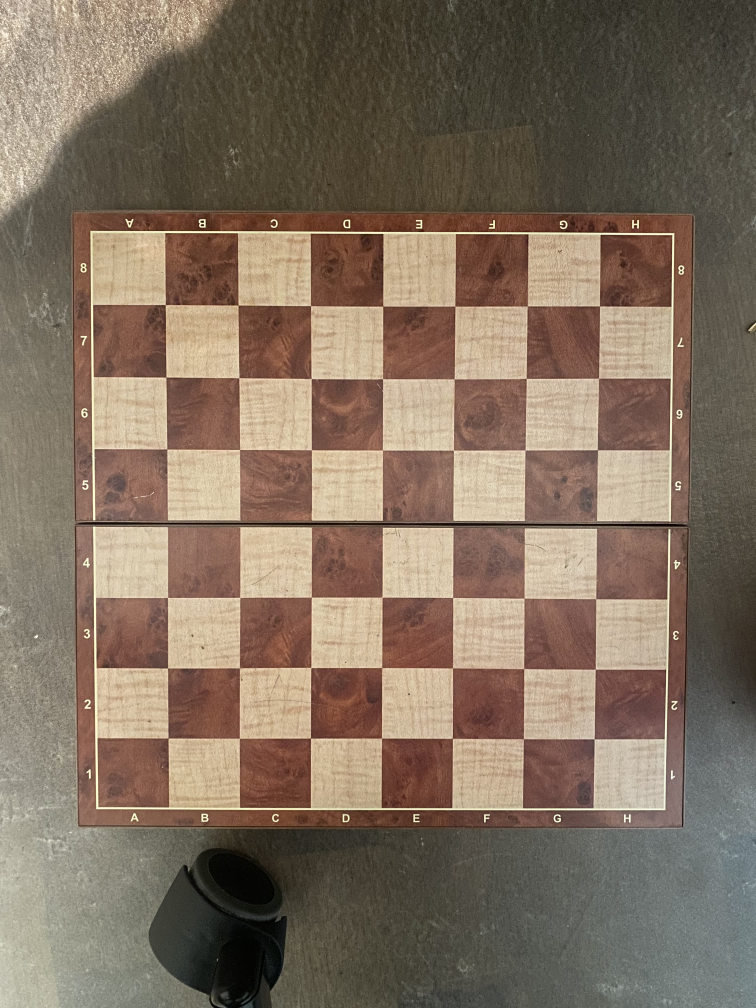
#> input picture miav.jpg, 3024 x 4032 px (shown at 1/4 size)
$ python savephoto.py
#> lines starting #> are read from the running program, lines starting #| are printed output that depends on the picture; after the words box and inside, x2 and y2 are one past the last pixel; in counts of white or black regions, pixels touching at a corner belong together
import cv2
import numpy as np
from os import mkdir

# ----------------------------------------
# Detects the chessboard and applies perspective transformation
# ----------------------------------------
def warpBoard(img_copy):
    src_points = []

    # Convert image to grayscale
    gray = cv2.cvtColor(img_copy, cv2.COLOR_BGR2GRAY)

    # Apply adaptive thresholding to emphasize contours
    binary = cv2.adaptiveThreshold(
        gray, 255, cv2.ADAPTIVE_THRESH_MEAN_C,
        cv2.THRESH_BINARY_INV, 11, 7
    )

    # Find external contours
    contours, _ = cv2.findContours(binary, cv2.RETR_EXTERNAL, cv2.CHAIN_APPROX_SIMPLE)

    # Filter contours based on area to isolate the chessboard
    filtered_contours = []
    for contour in contours:
        area = cv2.contourArea(contour)
        x, y, w, h = cv2.boundingRect(contour)
        if area > 20000:
            filtered_contours.append(contour)

    # Draw rectangles and store corners for transformation
    for contour in filtered_contours:
        x, y, w, h = cv2.boundingRect(contour)
        cv2.rectangle(img_copy, (x, y), (x + w, y + h), (0, 255, 0), 2)

        # Manually define 4 corners: TL, BL, BR, TR
        src_points.append((x, y))
        src_points.append((x, y + h))
        src_points.append((x + w, y + h))
        src_points.append((x + w, y))

    # Show preview with detected board (debugging)
    cv2.imshow("Chessboard Boxes", img_copy)
    cv2.waitKey(0)
    cv2.destroyAllWindows()

    # Define destination square (600x600)
    dst_points = np.array([(0, 0), (0, 600), (600, 600), (600, 0)], dtype=np.float32)
    perspective_matrix = cv2.getPerspectiveTransform(np.array(src_points, dtype=np.float32), dst_points)

    return perspective_matrix

# ----------------------------------------
# Detect and sort squares on the warped chessboard
# ----------------------------------------
def setSquares(img_warped):
    gray_warped = cv2.cvtColor(img_warped, cv2.COLOR_BGR2GRAY)

    # Threshold to isolate white squares
    _, binary = cv2.threshold(gray_warped, 0, 255, cv2.THRESH_BINARY_INV + cv2.THRESH_OTSU)

    # Morphological operations to reduce noise
    kernel = np.ones((3, 3), np.uint8)
    opening = cv2.morphologyEx(binary, cv2.MORPH_OPEN, kernel, iterations=2)
    closing = cv2.morphologyEx(opening, cv2.MORPH_CLOSE, kernel, iterations=2)

    # Mask the gray squares
    gray_warped = cv2.bitwise_and(img_warped, img_warped, mask=closing)

    # Detect edges
    edges = cv2.Canny(gray_warped, 120, 180)

    # Refine binary image again
    thresh = cv2.adaptiveThreshold(
        edges, 255, cv2.ADAPTIVE_THRESH_MEAN_C,
        cv2.THRESH_BINARY_INV, 9, 1
    )

    # Find contours of all potential squares
    contours, _ = cv2.findContours(thresh, cv2.RETR_TREE, cv2.CHAIN_APPROX_SIMPLE)

    squares = []
    for contour in contours:
        perimeter = cv2.arcLength(contour, True)
        approx = cv2.approxPolyDP(contour, 0.08 * perimeter, True)
        if len(approx) == 4:
            squares.append(approx.reshape(-1, 2))

    sq_coords = []

    for square in squares:
        area = cv2.contourArea(square)
        if 2500 < area < 5000:
            coords = [tuple(point) for point in square.tolist()]
            sorted_coords = sorted(coords, key=lambda p: (p[0] + p[1], p[0] - p[1]))
            sorted_coords[2], sorted_coords[3] = sorted_coords[3], sorted_coords[2]
            sq_coords.append(sorted_coords)

    # Initialize an empty board dictionary
    board = {
        f"{file}{rank}": None
        for rank in range(8, 0, -1)
        for file in "abcdefgh"
    }
    keys = list(board.keys())

    def sort_coordinates(coords):
        sorted_coords = sorted(coords, key=lambda p: (p[0] + p[1], p[0] - p[1]))
        sorted_coords[2], sorted_coords[3] = sorted_coords[3], sorted_coords[2]
        return sorted_coords

    # Sort coordinates top to bottom, left to right
    sorted_sq_coords = sorted(sq_coords, key=lambda c: (c[0][1], c[0][0]))
    rows = [sorted_sq_coords[i:i+8] for i in range(0, len(sorted_sq_coords), 8)]
    for i, row in enumerate(rows):
        rows[i] = sorted(row, key=lambda c: c[0][0])
    sorted_sq_coords = [coord for row in rows for coord in row]

    # Assign coordinates to board positions
    for i, key in enumerate(keys):
        if i < len(sorted_sq_coords):
            board[key] = sort_coordinates(sorted_sq_coords[i])

    return img_warped, board

# ----------------------------------------
# Save cropped square images to disk
# ----------------------------------------
def salvaFoto(board, img_warped):
    for square_name, coords in board.items():
        x1, y1 = coords[0]
        x2, y2 = coords[2]
        square = img_warped[y1:y2, x1:x2]
        square = cv2.resize(square, (150, 150))

        # Create directory and save original + rotated versions
        mkdir(square_name)
        cv2.imwrite(f"{square_name}/1.png", square)
        for i in range(2, 5):
            square = cv2.rotate(square, cv2.ROTATE_90_CLOCKWISE)
            cv2.imwrite(f"{square_name}/{i}.png", square)

# ----------------------------------------
# Main entry point
# ----------------------------------------
def main():
    img = cv2.imread("miav.jpg")
#> img is the input picture: shape (4032, 3024, 3); mean B, G, R 95.5, 111.9, 128.6
    img_copy = cv2.resize(img.copy(), (600, 600))

    perspective_matrix = warpBoard(img_copy)
#> in warpBoard, `gray = cv2.cvtColor(img_copy, cv2.COLOR_BGR2GRAY)`:
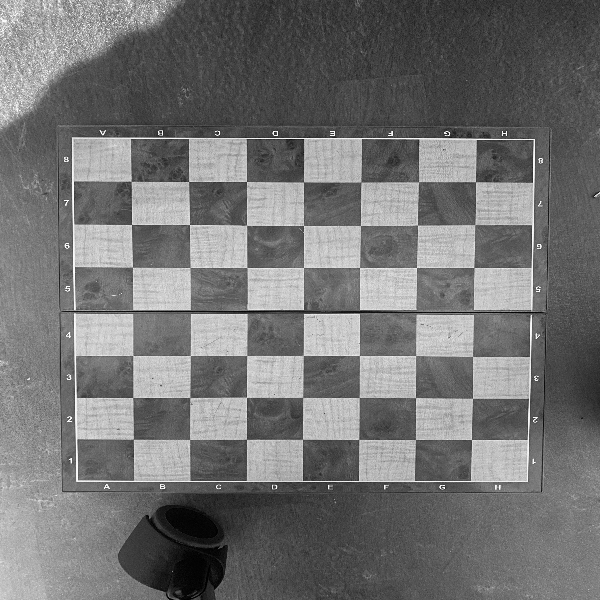
#> gray: shape (600, 600); min 0, max 253, mean 114.8
#> in warpBoard, `binary = cv2.adaptiveThreshold( gray, 255, cv2.ADAPTIVE_THRESH_MEAN_C,..`:
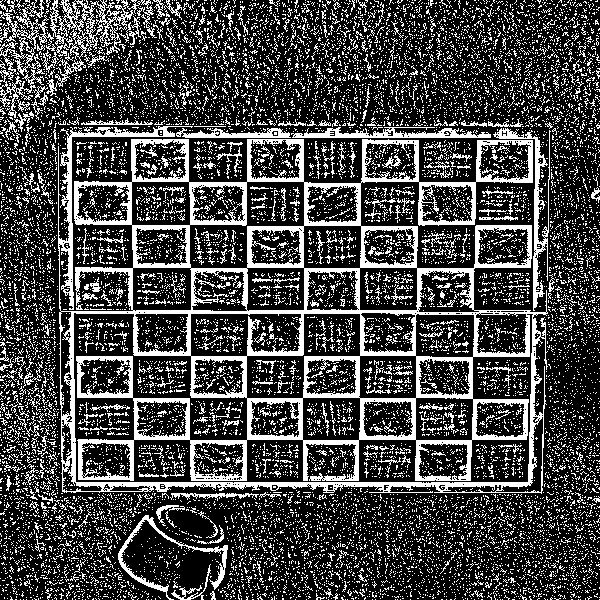
#> binary: shape (600, 600); 27% white; 13772 white regions (13366 under 20 px)
#> in warpBoard, `contours, _ = cv2.findContours(binary, cv2.RETR_EXTERNAL, cv2.CHAIN_AP..`: contours = 10198 contours, 10140 with area under 20; largest, box (x1, y1, x2, y2) and area: (58, 126, 548, 494) 140160, (0, 0, 157, 118) 4853, (493, 128, 551, 311) 1035, (291, 127, 491, 138) 940, (118, 515, 228, 600) 720
#> the loop in warpBoard, `for contour in contours:` made 10198 passes
#> (area, x, y, w, h) on passes 1 to 3: (0, 599, 599, 1, 1), (0, 580, 599, 1, 1), (0, 578, 599, 1, 1)
#> after the loop in warpBoard, `for contour in contours:`: filtered_contours = 1 contour; box (x1, y1, x2, y2) and area: (58, 126, 548, 494) 140160
#> the loop in warpBoard, `for contour in filtered_contours:` made 1 pass
#> (x, y, w, h) on pass 1: (58, 126, 490, 368)
#> after the loop in warpBoard, `for contour in filtered_contours:`:
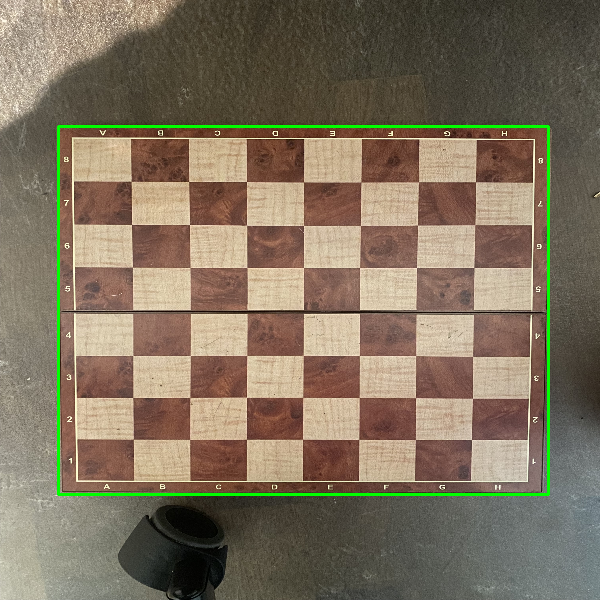
#> img_copy: shape (600, 600, 3); mean B, G, R 94.2, 114.1, 127
#> after the loop in warpBoard, `for contour in filtered_contours:`: src_points = [(58, 126), (58, 494), (548, 494), (548, 126)]
#> in warpBoard, `perspective_matrix = cv2.getPerspectiveTransform(np.array(src_points, ..`: perspective_matrix = [[1.22, -3.14e-18, -71.02], [-4.67e-17, 1.63, -205.4], [-1.93e-19, 3.22e-20, 1]]
    img_warped = cv2.warpPerspective(img_copy, perspective_matrix, (600, 600))
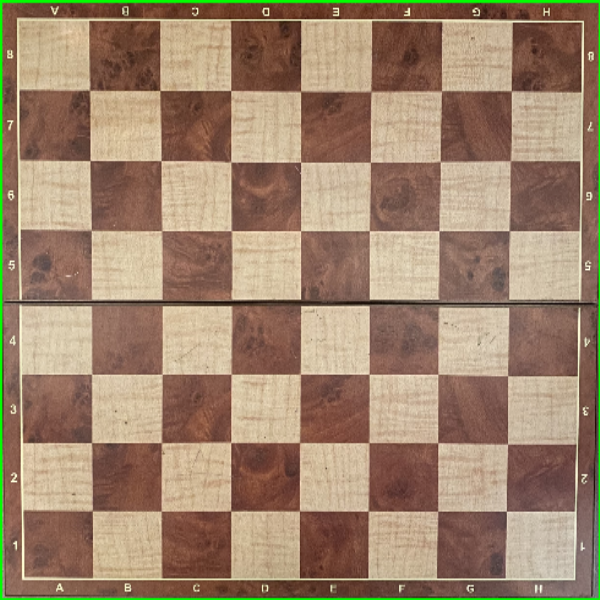
#> img_warped: shape (600, 600, 3); mean B, G, R 108.5, 132.5, 158.1
    mask, board = setSquares(img_warped)
#> in setSquares, `_, binary = cv2.threshold(gray_warped, 0, 255, cv2.THRESH_BINARY_INV +..`: binary: shape (600, 600); 54.5% white; 70 black regions (37 under 20 px), largest, box (x1, y1, x2, y2) and area: (9, 18, 584, 302) 80978, (19, 304, 581, 581) 77855, (0, 0, 600, 600) 3851
#> in setSquares, `opening = cv2.morphologyEx(binary, cv2.MORPH_OPEN, kernel, iterations=2)`: opening: shape (600, 600); 54.1% white; 22 black regions (15 under 20 px), largest, box (x1, y1, x2, y2) and area: (0, 0, 600, 600) 165082, (543, 8, 550, 16) 54, (466, 585, 474, 593) 48
#> in setSquares, `closing = cv2.morphologyEx(opening, cv2.MORPH_CLOSE, kernel, iteration..`:
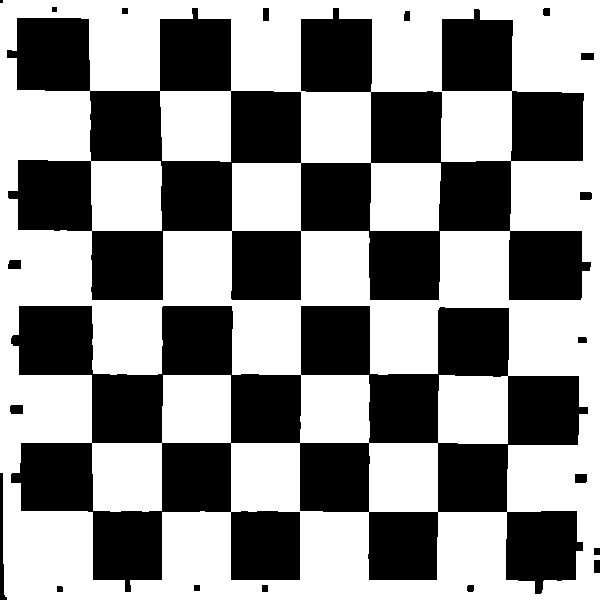
#> closing: shape (600, 600); 55.9% white; 21 black regions (1 under 20 px), largest, box (x1, y1, x2, y2) and area: (7, 8, 591, 300) 80091, (11, 306, 588, 594) 77217, (0, 473, 7, 600) 428
#> in setSquares, `gray_warped = cv2.bitwise_and(img_warped, img_warped, mask=closing)`:
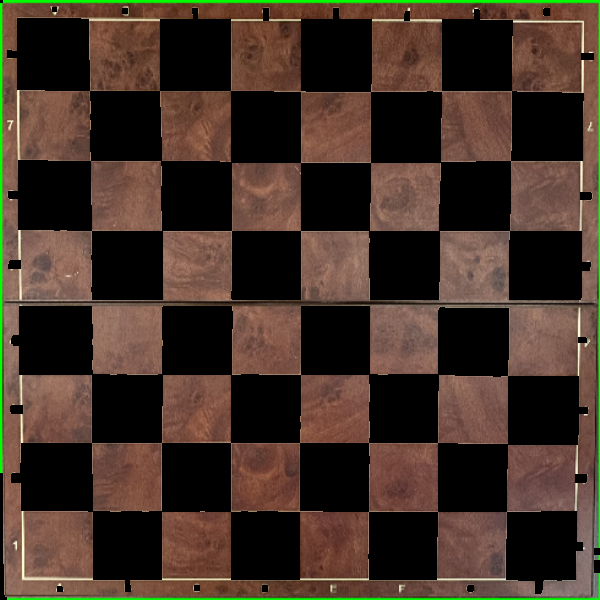
#> gray_warped: shape (600, 600, 3); mean B, G, R 39.2, 50.1, 66.9
#> in setSquares, `edges = cv2.Canny(gray_warped, 120, 180)`: edges: shape (600, 600); 4.5% white in thin lines or dots
#> in setSquares, `thresh = cv2.adaptiveThreshold( edges, 255, cv2.ADAPTIVE_THRESH_MEAN_C..`:
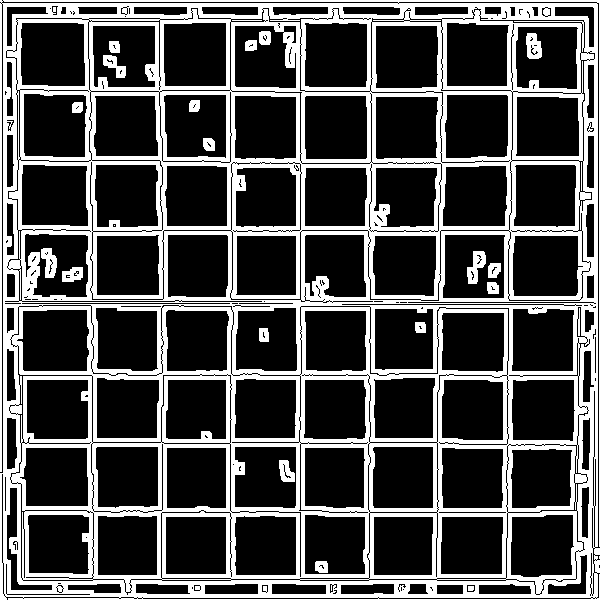
#> thresh: shape (600, 600); 29.2% white; 23 white regions (2 under 20 px)
#> in setSquares, `contours, _ = cv2.findContours(thresh, cv2.RETR_TREE, cv2.CHAIN_APPROX..`: contours = 1162 contours, 741 with area under 20; largest, box (x1, y1, x2, y2) and area: (0, 0, 600, 600) 356650, (20, 22, 86, 87) 4058, (16, 309, 90, 372) 4046, (304, 22, 368, 88) 4008, (304, 95, 368, 160) 4005
#> the loop in setSquares, `for contour in contours:` made 1162 passes
#> (perimeter, approx) on passes 1 to 3: (4, [[599, 556], [599, 558]]), (4534.2, [[0, 0], [0, 599], [599, 599], [599, 0]]), (5.66, [[595, 598], [596, 597], [597, 598], [596, 599]])
#> after the loop in setSquares, `for contour in contours:`: squares = 692 items
#> the loop in setSquares, `for square in squares:` made 692 passes
#> (area, coords) on passes 78, 79, 81, 82, 83, 84: (3477, [(441, 517), (502, 516), (502, 573), (441, 574)]), (3393.5, [(373, 517), (432, 516), (432, 574), (374, 575)]), (3421, [(165, 517), (225, 516), (226, 573), (166, 574)]), (3481, [(235, 517), (295, 516), (296, 574), (236, 575)]), (3482, [(97, 516), (156, 515), (157, 574), (98, 575)]), (3599, [(573, 515), (571, 575), (510, 574), (512, 516)])
#> (area, coords) on pass 398: (3532, [(26, 233), (88, 236), (86, 297), (32, 294)])
#> after the loop in setSquares, `for square in squares:`: sq_coords = 64 items
#> in setSquares, `rows = [sorted_sq_coords[i:i+8] for i in range(0, len(sorted_sq_coords..`: rows = 8 items
#> the loop in setSquares, `for i, row in enumerate(rows):` made 8 passes
#> after the loop in setSquares, `for i, key in enumerate(keys):`: board = 64 items
#> board = 64 items

    # Uncomment to save square images
    # salvaFoto(board, img_warped)

if __name__ == "__main__":
    main()
